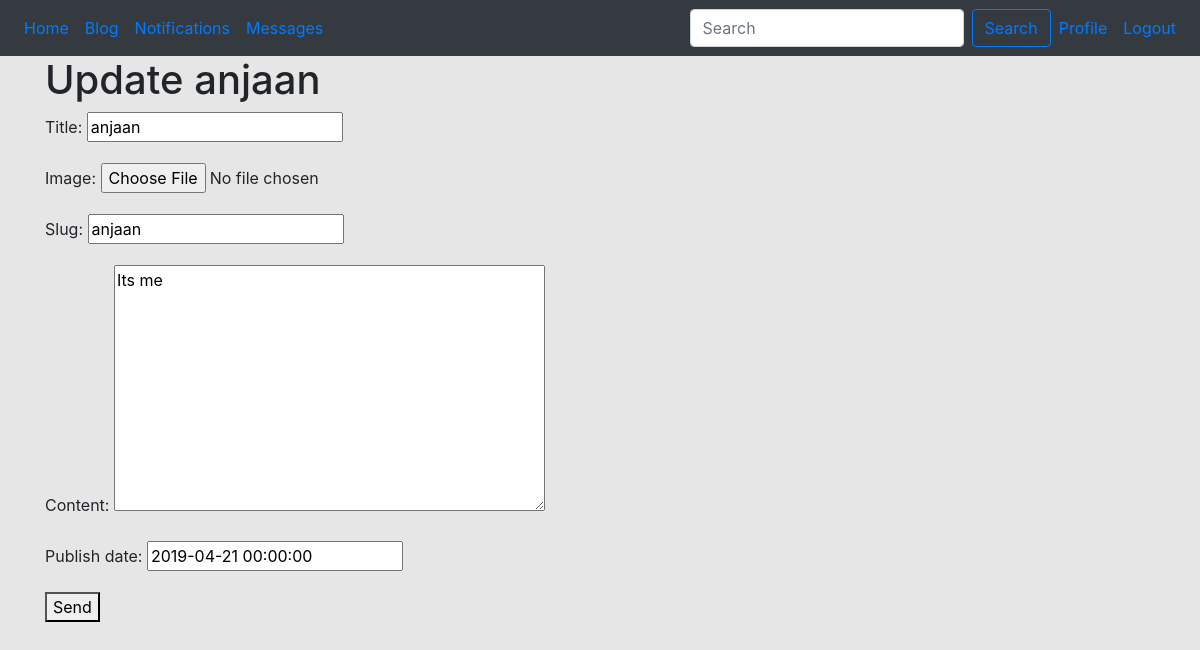
Screenshot of /blog/anjaan/edit/ (signed in) with the database file from the repository.
### blog/models.py (models this page shows, shortened)
class BlogPost(models.Model):
    user = models.ForeignKey(User, default =1, null=True, on_delete=models.SET_NULL )
    image = models.ImageField(upload_to='image/',null=True, blank = True)
    title   = models.CharField(max_length = 120)
    slug    = models.SlugField(unique = True)
    content = models.TextField(null=True, blank=True)
    publish_date = models.DateTimeField(auto_now=False, auto_now_add=False, null=True, blank=True)
    timestamp = models.DateTimeField(auto_now_add=True)
    updated = models.DateTimeField(auto_now=True)
    objects = BlogPostManager()
    class Meta:
        ordering=['-publish_date','-updated','-timestamp']

### blog/views.py (the view)
# urls.py: path('<str:slug>/edit/',blog_post_update_view),
@staff_member_required
def blog_post_update_view(request,slug):
    obj = get_object_or_404(BlogPost, slug = slug)
    form = BlogPostModelForm(request.POST or None, instance = obj)
    if form.is_valid():
        form.save()
    template_name = 'blog/form.html'
    context = { "title": f"Update {obj.title}", "form": form}
    return render(request, template_name, context)

### blog/forms.py (shortened to what this page needs)
class BlogPostModelForm(forms.ModelForm):
    class Meta:
        model = BlogPost
        fields = ['title', 'image', 'slug', 'content', 'publish_date']

### blog/models.py (called while the page is built)
    def get_queryset(self):
        return BlogPostQuerySet(self.model, using=self._db)

### blog/templates/blog/form.html (shortened to what this page needs)
{% extends "base.html" %}
{% block content %}
{% if title %}
  <h1>{{ title }}</h1>
{% endif %}
<form method="post" enctype="multipart/form-data">
  {{ form.as_p }}
  <button type="submit">Send</button>
</form>
{% endblock %}

### rows the page displays
BlogPost: title "anjaan", slug "anjaan", content "Its me", publish_date "2019-04-21 00:00:00"

### other values shown
{{ title }} "Update anjaan"
